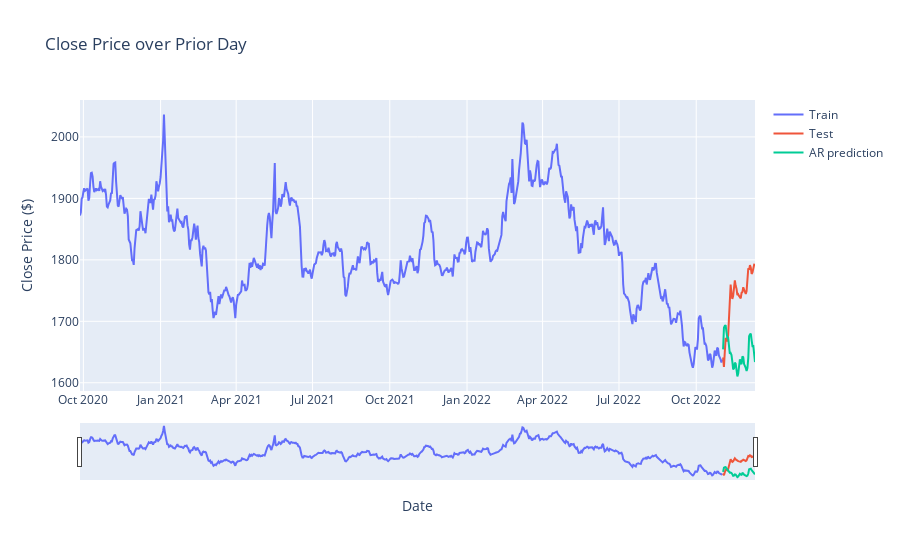

Notebook source saved alongside this figure:
### Code cell
fig = go.Figure()
fig.add_trace(go.Scatter(x=train.index, y=btc_daily.loc[train.index, "Close"], mode='lines', name="Train"))
fig.add_trace(go.Scatter(x=test.index, y=btc_daily.loc[test.index, "Close"], mode='lines', name="Test"))
fig.add_trace(go.Scatter(x=test.index, y=btc_daily.loc[test.index, "AR_restored"], mode='lines', name="AR prediction"))

fig.update_xaxes(rangeslider_visible=True)
fig.update_layout(
    yaxis_title=" Close Price ($)", 
    xaxis_title="Date",
    title="Close Price over Prior Day"
)
fig.show()
